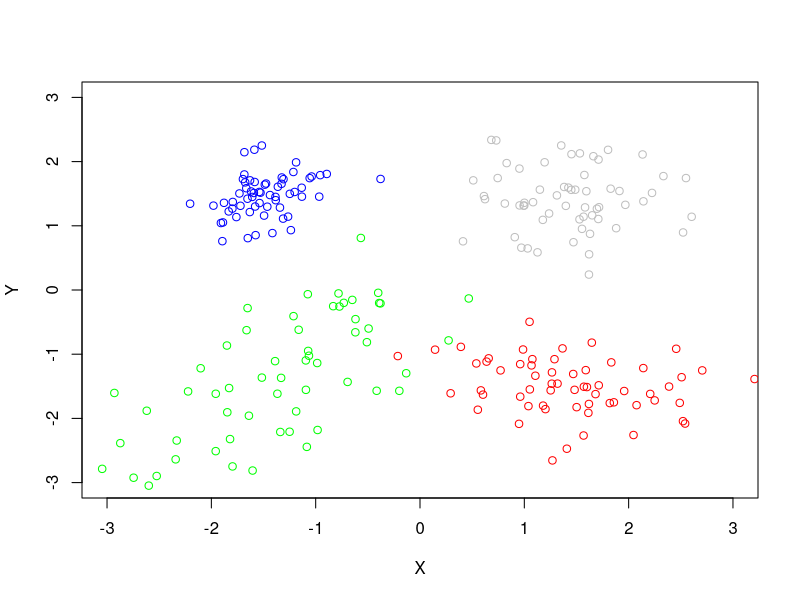

This figure's R source: (Note: a time limit stopped this script after it produced the figure.)
###<Data Generating>###
library("MASS")
set.seed(11)
n<-60 #각각 60개씩 sampling

#upper right
m1<-c(1.5, 1.5)
S1<-matrix(c(0.3, 0.05, 0.05, 0.3), ncol=2)
clus1<-mvrnorm(n, m1, S1)

#lower right
m2<-c(1.5, -1.5)
S2<-matrix(c(0.5, -0.08, -0.08, 0.2), ncol=2)
clus2<-mvrnorm(n, m2, S2)

#upper left
m3<-c(-1.5, 1.5)
S3<-matrix(c(0.1, 0.03, 0.03, 0.1), ncol=2)
clus3<-mvrnorm(n, m3, S3)

#lower left
m4<-c(-1.5, -1.5)
S4<-matrix(c(0.8, 0.50, 0.50, 0.8), ncol=2)
clus4<-mvrnorm(n, m4, S4)

datc<-rbind(clus1, clus2, clus3, clus4) # 60X4=>총 240개

#visualization
plot(clus1, col="grey",xlim=c(-3, 3), ylim=c(-3, 3), xlab="X", ylab="Y")
points(clus2, col="red")
points(clus3, col="blue")
points(clus4, col='green')



#Appendix B
###<Dirichlet Process Mixture Model>###
###<DPMM>###
library(mvtnorm)
crp_gibbs<-function(data, alpha, mu0, sigma0, sigma_y, c_init, maxIters=1000){
  data_dim<-ncol(data) #dimension of data points
  N<-nrow(data) #number of data points
  #data= NXD matrix of data points
  #sigma_y: measurement error of data y, assumed known, same for all clusters
  #mu0, sigma0: prior mean and variance around unknown mean mu
  #c_init: initial assignments of data points to clusters
  
  #Prior
  #y~N(mu, sigma_y)
  tau0<-solve(sigma0) #prior precision on mu, inverse of prior covariance
  tau_y<-solve(sigma_y)
  #CRP Gibs Sampler 시작
  z<-c_init
  n_k<-as.vector(table(z)) #각 클러스터에 속한 데이터 포인트의 수
  Nclust<-length(n_k) #현재 클러스터의 수
  #CRP Gibs Sampler
  res<-matrix(NA, nrow=N, ncol=maxIters) #cluster membership storage
  pb<-txtProgressBar(min=0, max=maxIters, style=3)
  for (iter in 1:maxIters) {
    for (n in 1:N) {
      c_i<-z[n] #n번째 사람의 table assignment가 어디인지
      n_k[c_i]<-n_k[c_i]-1 #remove nth person from table
      if (n_k[c_i]==0) { #If 테이블이 비면, replace new empty cluster with last cluster
        n_k[c_i]<-n_k[Nclust] #Nclust는 항상 already occupied tables
        loc_z<-(z==Nclust) #Nclust+1은 next new table to be created
        z[loc_z]<-c_i
        n_k<-n_k[-Nclust]
        Nclust<-Nclust-1
      }
      z[n]<- -1
      logp<-rep(NA, Nclust+1) #log probabilities for clusters, add unoccupied table
      for (c_i in 1:Nclust) { #loop over already occupied tables
        tau_p<-tau0 + n_k[c_i] * tau_y #calculate tau_p, cluster precision
        sig_p<-solve(tau_p) #cluster variance, inverse of tau_p
        loc_z<-which(z==c_i)
        if (length(loc_z)>1){
          sum_data<-colSums(data[z==c_i, ])
        }else{
          sum_data<-data[z==c_i, ]
        }
        #calculate posterior mean, mean_p
        mean_p<-sig_p %*% (tau_y %*% sum_data + tau0 %*% t(mu0))
        logp[c_i]<-log(n_k[c_i]) + dmvnorm(data[n,], mean=mean_p, 
                                           sigma=sig_p + sigma_y, log=TRUE)}
      #calculate log probability of unoccupied table
      #calculate probability for newly created cluste
      logp[Nclust+1]<-log(alpha) + dmvnorm(data[n,], mean=mu0, 
                                           sigma=sigma0 + sigma_y, log=TRUE)
      #transform unnormalized log probability to probability
      max_logp<-max(logp)
      logp<-logp - max_logp
      loc_probs<-exp(logp)
      loc_probs<-loc_probs/sum(loc_probs)
      #draw a sample of which cluster this new customer should belong to
      newz<-sample(1:(Nclust + 1), 1, replace=TRUE, prob=loc_probs)
      if (newz==Nclust + 1){
        n_k<-c(n_k, 0)      
        Nclust<-Nclust + 1
      }
      z[n]<-newz
      n_k[newz]<-n_k[newz] + 1
    }
    setTxtProgressBar(pb, iter)
    res[, iter]<-z
  }
  close(pb)
  invisible(res)
}



###<Find the Maximum A Posteriori (posterior mode) of the class membership estimates>###
alpha<-0.01
mu0<-matrix(rep(0,2), ncol=2, byrow=TRUE)
sigma0<-diag(2)*3^2
sigma_y<-diag(2)*1
c_init<-rep(1, nrow(datc))
results<-crp_gibbs(data=datc, alpha=alpha, mu0=mu0, sigma0=sigma0, sigma_y=sigma_y,
                   c_init=rep(1, nrow(datc)))
tab<-apply( results, 1, FUN=function(x){
  tab<-table(x)
  ans<-names(tab[which.max(tab)])
  return(ans)})
table(tab)



###<Effect of input values of parameters on CRP results>###
set.seed(11)
alpha<-c(0.01, 1.00, 3.00, 5.00)
sigma_y<-c(0.50, 1.00, 1.50, 3.00)
for (i in 1:length(alpha)){
  for (j in 1:length(sigma_y)){
    results<-crp_gibbs(data=datc, alpha=alpha[i], 
                       mu0=matrix(rep(0, 2), ncol=2, byrow=TRUE), 
                       sigma0 = diag(2)*3^2, sigma_y=diag(2)*sigma_y[j],
                       c_init=rep(1, nrow(datc)))
    tab<-apply(results, 1, FUN=function(x){
      tab<-table(x)
      ans<-names(tab[which.max(tab)])
      return(ans)})
    cat("alpha= ", alpha[i], "sigma_y= ", sigma_y[j], "\n")
    print(table(tab))
  }
}



###<Information on misclassifications>###
set.seed(11)
results<-crp_gibbs(data=datc, alpha=1.0, mu0=matrix(rep(0,2), ncol=2, byrow=TRUE),
                   sigma0=diag(2)*3^2, sigma_y=diag(2)*1.0, c_init=rep(1, nrow(datc)))
c_modal<-apply(results, 1, FUN=function(x){
  tab<-table(x)
  ans<-names(tab[which.max(tab)])
  return(ans)
})
c_true<-rep(1:4, each=60)
table(c_true, c_modal)



###<Estimating cluster means and covariance>###
mu0<-matrix(rep(0, 2), ncol=2, byrow=T)
sigma0<-matrix(c(3, 1, 1, 3), ncol=2)
sigma_y<-matrix(c(1, 0.2, 0.2, 1), ncol=2)
tau0<-solve(sigma0)
tau_y<-solve(sigma_y)
n_k<-table(c_modal)
for (c_i in 1:length(n_k)){
  tau_p<-tau0 + n_k[c_i]*tau_y
  sig_p<-solve(tau_p)
  y<-datc[which(c_modal==names(n_k)[c_i]), ]
  sum_data<-colSums(y)
  mean_p<-sig_p %*% (tau_y %*% sum_data + tau0 %*% t(mu0))
  y_ss<-sweep(y, MARGIN=2, STATS=mean_p, FUN="-")
  covariance<-(sigma0 + crossprod(y_ss))/(n_k[c_i] + 2-2-1)
  cat("\n cluster ", names(n_k)[c_i], "\n")
  print(round(mean_p, 3))
  print(round(covariance, 3))
}
